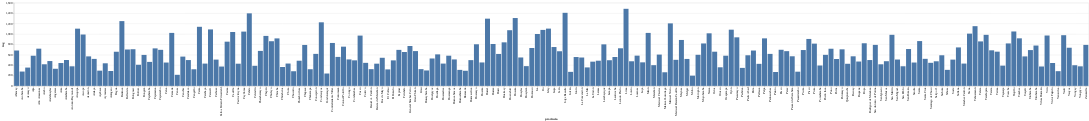

The notebook cell this image was saved under:
### Code cell
#Gráfico Nº4: Gráfico de barras de ingresos según provincia

g4= alt.Chart(data).mark_bar().encode(
  y = alt.Y("ing"),
  x = alt.X("provincia")
  )

g4

### Figure 1 — Vega-Lite specification as saved in the notebook (floating-point values rounded to 4 significant figures; data arrays with more than 128 entries replaced by an {"elided": "..."} marker saying what was removed)
{"config": {"view": {"continuousWidth": 400, "continuousHeight": 300}}, "data": {"name": "data-8fda160f6ee09c2b477592938e7ca427"}, "mark": "bar", "encoding": {"x": {"field": "provincia", "type": "nominal"}, "y": {"field": "ing", "type": "quantitative"}}, "$schema": "https://vega.github.io/schema/vega-lite/v4.17.0.json", "datasets": {"data-8fda160f6ee09c2b477592938e7ca427": {"elided": "194 records"}}}
